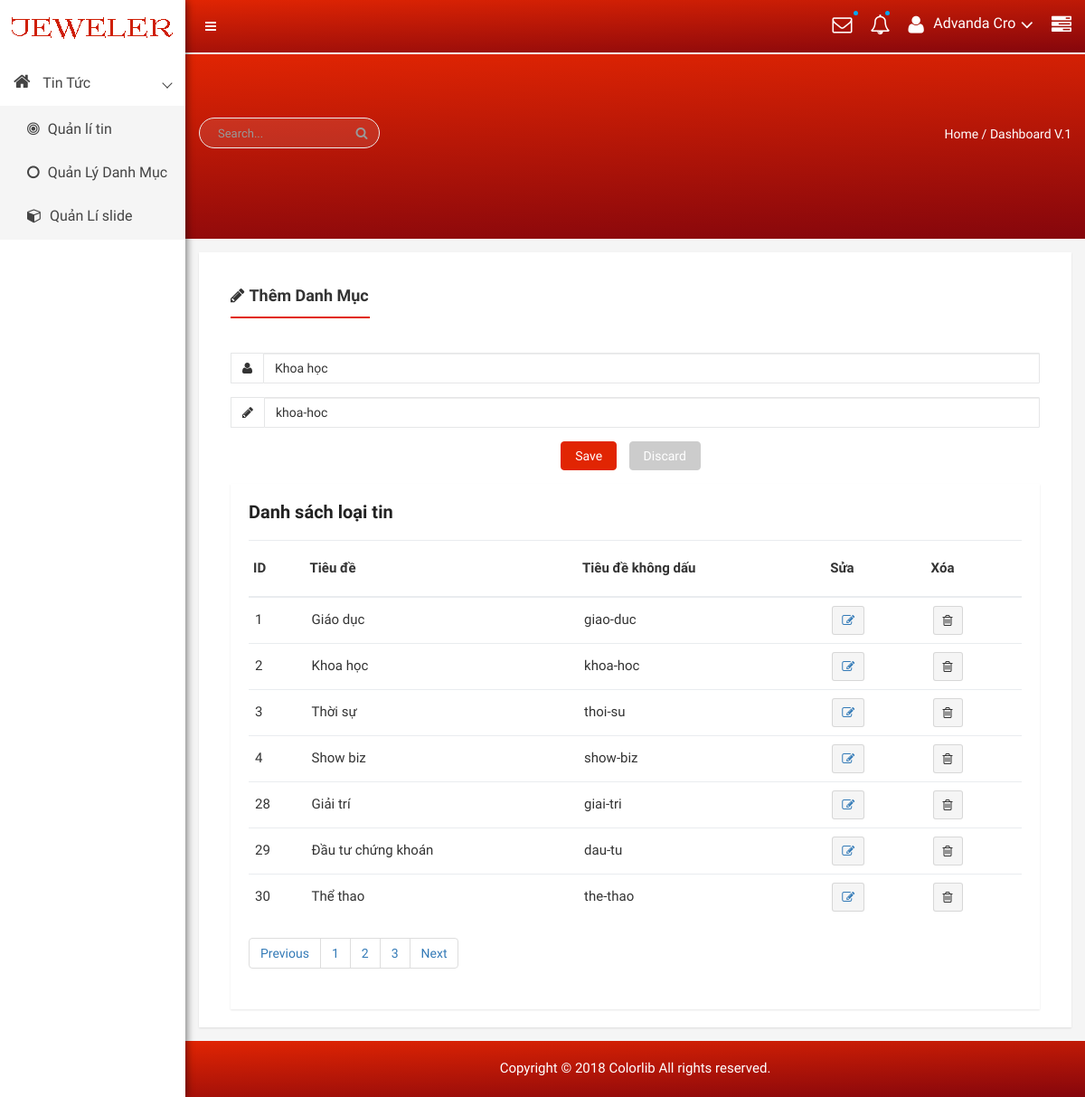
The app's page /controller/admin.php?atc=update_cate&id=2 with its own data.
### tables this page shows
CREATE TABLE `loaitin` (
  `idLoaiTin` int(10) UNSIGNED NOT NULL,
  `Ten` varchar(255) NOT NULL,
  `TenKhongDau` varchar(255) NOT NULL
);

### model/Connect.php (called while the page is built, shortened)
<?php
class connect {
    var $db = NULL;
    function __construct() {
        $dsn = "mysql:host=localhost;dbname=news";
        $user = "root";
        $pass = "root";
        $this->db = new PDO($dsn,$user,$pass);
        $this->db->query('set names "utf8"');
        if (!$this->db) {
            return false;
        }
        else {
           return true;
        }
    }
    public function getList($select) {
        $result = $this->db->query($select);
        return $result;
    }
   public function getInstancse($select) {
    $results = $this->db->query($select);
                $result = $results->fetch();
                return $result;
   }
}
?>

### model/cat.php (called while the page is built, shortened)
<?php
class Catalog {
    function getList()
    {
         $db = new connect();
         $select = "select * from loaitin";
         $result = $db->getList($select);
         return $result;
     }
     function getCateById($id)
     {
         $db = new connect();
         $select = "select * from loaitin where idLoaiTin=$id";
         $result=$db->getInstancse($select);
         return $result;
     }
}
?>

### view/admin/qldanhmuc.php (the view, shortened to what this page needs)
<?php
include "header.php";
?>
  <div class="single-product-tab-area mg-tb-15">
            <div class="single-pro-review-area">
                <div class="container-fluid">
                    <div class="row">
                        <div class="col-lg-12 col-md-12 col-sm-12 col-xs-12">
                            <div class="review-tab-pro-inner">
                                <ul id="myTab3" class="tab-review-design">
                                    <li class="active"><a href="#description"><i class="fa fa-pencil" aria-hidden="true"></i>Thêm danh mục</a></li>
                                </ul>
                                <div id="myTabContent" class="tab-content custom-product-edit">
                                    <div class="product-tab-list tab-pane fade active in" id="description">
                                    <?php
                                    if(isset($_GET['id']) && $_GET['atc'] == 'update_cate') {
                                        extract($dsdm);
                                        ?>
                                        <form action="?atc=dmUpcate" method="post" enctype="multipart/form-data">
                                        <div class="row">
                                            <div class="col-lg-12 col-md-12 col-sm-12 col-xs-12">
                                                <div class="review-content-section">
                                                    <div class="input-group mg-b-pro-edt">
                                                        <span class="input-group-addon"><i class="fa fa-user" aria-hidden="true"></i></span>
                                                        <input type="text" name="title" value="<?php echo $dsdm['Ten'] ?>" class="form-control" placeholder="Tiêu đề danh mục">
                                                    </div>
                                                    <div class="input-group mg-b-pro-edt">
                                                        <span class="input-group-addon"><i class="fa fa-pencil" aria-hidden="true"></i></span>
                                                        <input type="text" name="link_seo" value="<?php echo $dsdm['TenKhongDau'] ?>" class="form-control" placeholder="Tiêu đề danh mục không dấu">
                                                    </div>
                                            </div>
                                        </div>
                                        <div class="row">
                                            <div class="col-lg-12 col-md-12 col-sm-12 col-xs-12">
                                                <div class="text-center mg-b-pro-edt custom-pro-edt-ds">
                                                    <button type="submit"  class="btn btn-primary waves-effect waves-light m-r-10">Save
														</button>
                                                    <button type="button" class="btn btn-warning waves-effect waves-light">Discard
														</button>
                                                </div>
                                            </div>
                                        </div>
                                    </div>
                                    </form>
                                   <?php
                                   }
                                    ?>
            <div class="container-fluid">
                <div class="row">
                    <div class="col-lg-12 col-md-12 col-sm-12 col-xs-12">
                        <div class="product-status-wrap">
                            <h4>Danh sách loại tin</h4>
                            <table>
                                <tr>
                                <th>ID</th>
                                    <th>Tiêu đề</th>
                                    <th>Tiêu đề không dấu</th>
                                    <th>Sửa</th>
                                    <th>Xóa</th>
                                </tr>
                                <?php
                                $cat = new Catalog();
                               $dsdm =  $cat->getList();
                                foreach ($dsdm as $dsdm) {
                                    extract($dsdm);
                                    echo '<tr>
                                    <td>'.$dsdm['idLoaiTin'].'</td>
                                    <td>'.$dsdm['Ten'].'</td>
                                    <td>'.$dsdm['TenKhongDau'].'</td>
                                    <td>
                                    <a href="?atc=update_cate&id='.$dsdm['idLoaiTin'].'"> <button data-toggle="tooltip" name="" title="Edit" class="pd-setting-ed"><i class="fa fa-pencil-square-o" aria-hidden="true"></i></button> </a>
                                    </td>
                                    <td>
                                    <button data-toggle="tooltip" title="Trash" class="pd-setting-ed"><i class="fa fa-trash-o" aria-hidden="true"></i></button>
                                </td>
                                </tr>';
                                }
                                ?>
                            </table>
                            <div class="custom-pagination">
                                <nav aria-label="Page navigation example">
                                    <ul class="pagination">
                                        <li class="page-item"><a class="page-link" href="#">Previous</a></li>
                                        <li class="page-item"><a class="page-link" href="#">1</a></li>
                                        <li class="page-item"><a class="page-link" href="#">2</a></li>
                                        <li class="page-item"><a class="page-link" href="#">3</a></li>
                                        <li class="page-item"><a class="page-link" href="#">Next</a></li>
                                    </ul>
                                </nav>
                            </div>
                                                </div>
                                            </div>
                                        </div>
                                    </div>
                            </div>
                        </div>
                    </div>
                </div>
            </div>
        </div>
<?php
include "footer.php";
?>

### controller/assets-admin/css/main.css (style rules this page uses)
html { color: #222; font-size: 1em; line-height: 1.4; }

### records on screen
loaitin: title "Khoa học", link_seo "khoa-hoc", idLoaiTin "2", Ten "Khoa học", TenKhongDau "khoa-hoc"
loaitin: idLoaiTin "1", Ten "Giáo dục", TenKhongDau "giao-duc"
loaitin: idLoaiTin "3", Ten "Thời sự", TenKhongDau "thoi-su"
loaitin: idLoaiTin "4", Ten "Show biz", TenKhongDau "show-biz"
loaitin: idLoaiTin "28", Ten "Giải trí", TenKhongDau "giai-tri"
loaitin: idLoaiTin "29", Ten "Đầu tư chứng khoán", TenKhongDau "dau-tu"
loaitin: idLoaiTin "30", Ten "Thể thao", TenKhongDau "the-thao"
